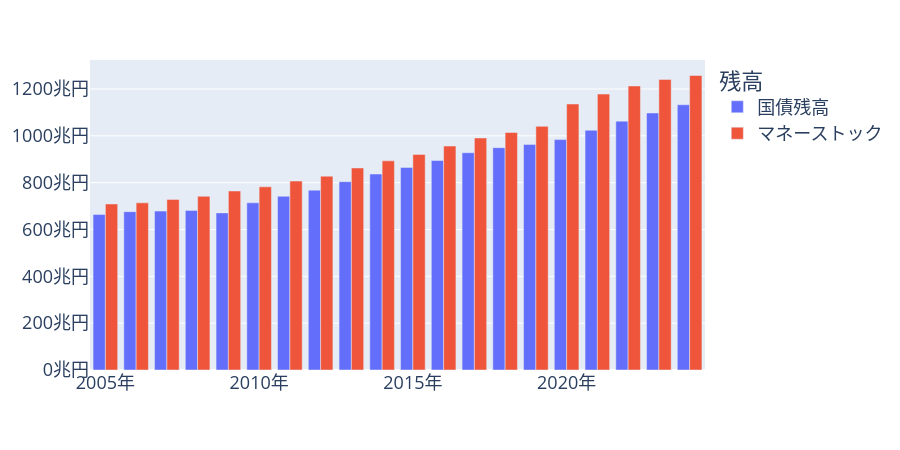

This figure's notebook cell:
### Code cell
# 生前データ形式に変換
m2_tidy = pd.melt(bond_m2,
    id_vars="年",
    value_vars=["国債残高", "マネーストック"],
    var_name="残高",
    value_name="金額( 兆円 )",
)
# 兆円単位に変換
m2_tidy = m2_tidy.assign(**{"金額( 兆円 )": m2_tidy["金額( 兆円 )"] / 10000})
# 棒グラフで可視化
m2_flg = px.bar(m2_tidy, x="年", y="金額( 兆円 )", color="残高", barmode="group")
m2_flg.update_layout(width=900, height=450, font={"size": 18},
    xaxis = {"ticksuffix": "年", "title": None},
    yaxis = {"tickformat": ".0f", "ticksuffix": "兆円", "title": None},
)
m2_flg.show()

### Figure 1 — Plotly figure (JSON) as saved in the notebook; plotly's stock layout.template omitted (floating-point values rounded to 4 significant figures)
{"data": [{"alignmentgroup": "True", "hovertemplate": "残高=国債残高<br>年=%{x}<br>金額( 兆円 )=%{y}<extra></extra>", "legendgroup": "国債残高", "marker": {"color": "#636efa", "pattern": {"shape": ""}}, "name": "国債残高", "offsetgroup": "国債残高", "orientation": "v", "showlegend": true, "textposition": "auto", "type": "bar", "x": [2005, 2006, 2007, 2008, 2009, 2010, 2011, 2012, 2013, 2014, 2015, 2016, 2017, 2018, 2019, 2020, 2021, 2022, 2023, 2024], "xaxis": "x", "y": [663.8, 676.3, 678.6, 681.6, 670.9, 714.0, 741.8, 768.1, 804.3, 836.7, 865.1, 894.7, 927.9, 949.4, 963.5, 983.9, 1024.0, 1063.0, 1098.0, 1133.0], "yaxis": "y"}, {"alignmentgroup": "True", "hovertemplate": "残高=マネーストック<br>年=%{x}<br>金額( 兆円 )=%{y}<extra></extra>", "legendgroup": "マネーストック", "marker": {"color": "#EF553B", "pattern": {"shape": ""}}, "name": "マネーストック", "offsetgroup": "マネーストック", "orientation": "v", "showlegend": true, "textposition": "auto", "type": "bar", "x": [2005, 2006, 2007, 2008, 2009, 2010, 2011, 2012, 2013, 2014, 2015, 2016, 2017, 2018, 2019, 2020, 2021, 2022, 2023, 2024], "xaxis": "x", "y": [709.0, 713.8, 728.6, 741.7, 764.4, 782.3, 806.9, 827.7, 862.8, 893.1, 920.6, 956.3, 990.6, 1014.0, 1040.0, 1136.0, 1178.0, 1213.0, 1241.0, 1258.0], "yaxis": "y"}], "layout": {"barmode": "group", "font": {"size": 18}, "height": 450, "legend": {"title": {"text": "残高"}, "tracegroupgap": 0}, "margin": {"t": 60}, "width": 900, "xaxis": {"anchor": "y", "domain": [0, 1], "ticksuffix": "年", "title": {}}, "yaxis": {"anchor": "x", "domain": [0, 1], "tickformat": ".0f", "ticksuffix": "兆円", "title": {}}}}
